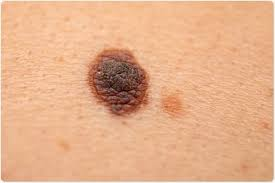
#> input picture melonoma.jpeg, 275 x 183 px, found by its file name
$ python transformation.py
#> lines starting #> are read from the running program, lines starting #| are printed output that depends on the picture
import cv2 as cv
import numpy as np

img = cv.imread('C:/Users/navee/Desktop/sikandar/Coding/Python/OpenCV/melonoma.jpeg')
#> img is the input picture: shape (183, 275, 3); mean B, G, R 139.1, 176, 228.7
#cv.imshow('Flower',img)

# translation of image
def translate(img,x,y):
#> called with x = 100, y = 100
    trans_mat=np.float32([[1,0,x],[0,1,y]])
    dimensions=(img.shape[1], img.shape[0])
#> dimensions = (275, 183)
    shifted=cv.warpAffine(img,trans_mat,dimensions)
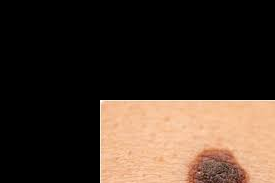
#> shifted: shape (183, 275, 3); mean B, G, R 41.3, 52, 66.8
    return shifted

 # -ve value for x and +ve y values to move left or right respectively
 # -x --> Left
 # -y --> up
 # x --> right
 # y --> down

translated= translate(img,100,100)
cv.imshow('translate',translated)

# Rotation of Image
def rotate (image , angle ):
#> called with angle = -45
    rows,cols,ch = image.shape
#> rows = 183; cols = 275; ch = 3
    center =( cols// 2 ,rows // 2 )
#> center = (137, 91)
    M = cv.getRotationMatrix2D((center),angle,1)#rotation matrix
    rotatedImage = cv.warpAffine(image,M,(cols,rows))
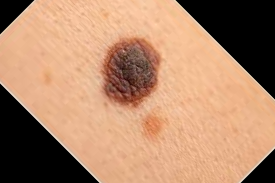
#> rotatedImage: shape (183, 275, 3); mean B, G, R 107.2, 135.8, 177.4
    return rotatedImage


rotatedImg =rotate(img,-45)
cv.imshow('Rotate',rotatedImg)

rotated_rotated= rotate(rotatedImg,-45)
#> call 2 of rotate, with angle = -45
#> in rotate (call 2), `rotatedImage = cv.warpAffine(image,M,(cols,rows))`:
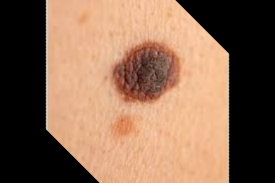
#> rotatedImage: shape (183, 275, 3); mean B, G, R 82.8, 104.9, 137.3
cv.imshow("Rotated Rotate",rotated_rotated)


# Flipping
flip = cv.flip(img, 0)
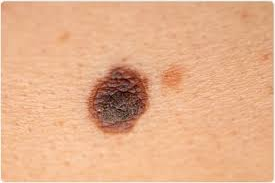
#> flip: shape (183, 275, 3); mean B, G, R 139.1, 176, 228.7
cv.imshow('Flip', flip)

# Cropping
cropped = img[50:100, 180:200]
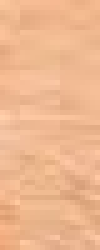
#> cropped: shape (50, 20, 3) (shown 5 times larger); mean B, G, R 143.9, 183.3, 238.4
cv.imshow('Cropped', cropped)

# Resizing
resized = cv.resize(img, (500,500), interpolation=cv.INTER_CUBIC)
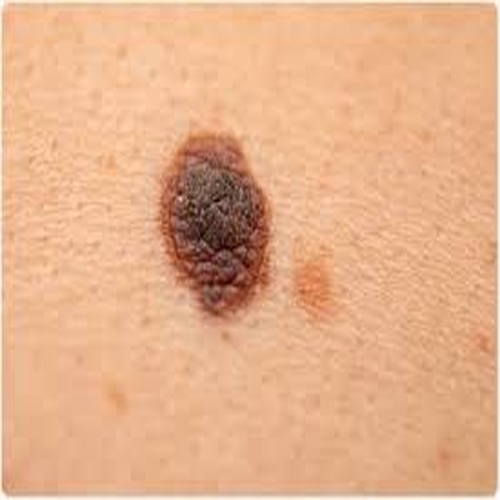
#> resized: shape (500, 500, 3); mean B, G, R 139.1, 176, 228.7
cv.imshow('Resized', resized)
cv.waitKey(0)

$ run again, with pimple.jpeg copied over melonoma.jpeg
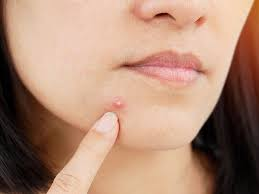
#> input picture pimple.jpeg, 259 x 194 px, found by its file name
#> img is the input picture: shape (194, 259, 3); mean B, G, R 117.4, 138.4, 175
#> `flip = cv.flip(img, 0)`:
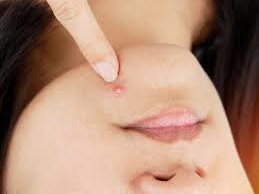
#> flip: shape (194, 259, 3); mean B, G, R 117.4, 138.4, 175
#> `resized = cv.resize(img, (500,500), interpolation=cv.INTER_CUBIC)`:
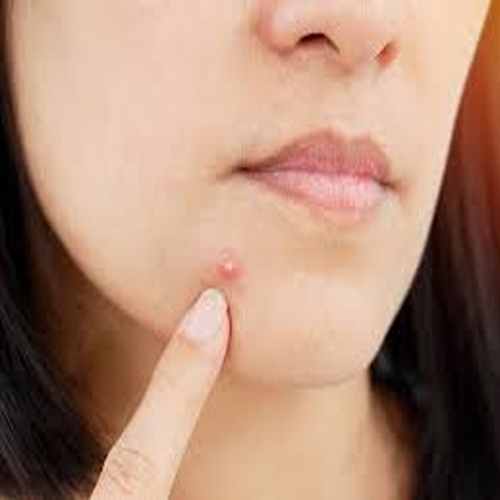
#> resized: shape (500, 500, 3); mean B, G, R 117.4, 138.4, 175
